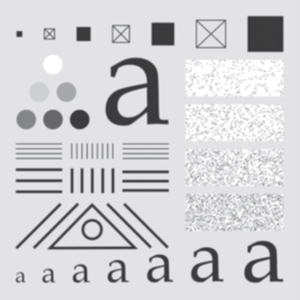
#> input picture images/butterworth_and_gaussian.png, 300 x 300 px
$ python assignment_4a.py
#> lines starting #> are read from the running program, lines starting #| are printed output that depends on the picture
import cv2
import numpy as np
import matplotlib.pyplot as plt


def add_gaussian_noise(img, mean=0, stddev=1):
#> called with mean = 0, stddev = 50
    gaussian_noise = np.random.normal(mean, stddev, img.shape)
    noisy_image = img + gaussian_noise
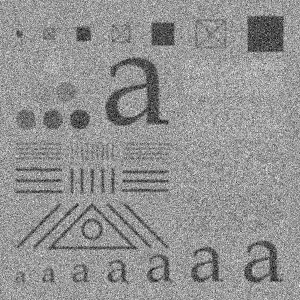
#> noisy_image: shape (300, 300) float64; min -108, max 442.6, mean 210; drawn with min black and max white
    noisy_image = np.clip(noisy_image, 0, 255)
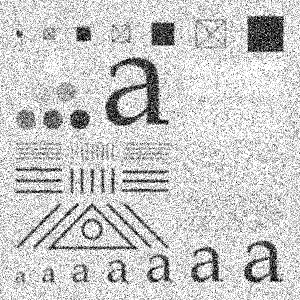
#> noisy_image: shape (300, 300) float64; min 0, max 255, mean 202.2
    return noisy_image.astype(np.uint8)


def butterworth_low_pass_filter(image, order, cut_off_frequency):
#> called with order = 4, cut_off_frequency = 40
    height, width = image.shape
#> height = 300; width = 300
    H = np.zeros(image.shape, dtype=np.float32)

    # frequncy_domain_image = np.fft.fft2(image)
    # frequncy_domain_image = np.fft.fftshift(frequncy_domain_image)
    frequency_domain_image = np.fft.fftshift(np.fft.fft2(image))
    n = order
    d0 = cut_off_frequency

    for i in range(height):
        for j in range(width):
            d = np.sqrt((i - height / 2) ** 2 + (j - width / 2) ** 2)
            H[i, j] = 1 / (1 + (d / d0) ** (2 * n))
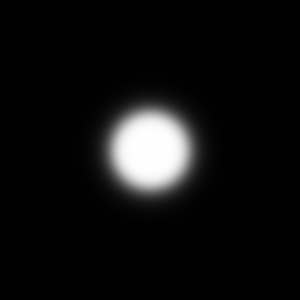
#> H: shape (300, 300) float32; min 1.6e-06, max 1, mean 0.062

    filteredImage = frequency_domain_image * H
    filteredImage = np.abs(np.fft.ifft2(filteredImage))
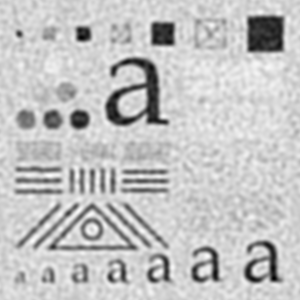
#> filteredImage: shape (300, 300) float64; min 16.24, max 258.8, mean 201.9; drawn with min black and max white
    filteredImage = filteredImage / 255
    return filteredImage


def gaussian_low_pass_filter(image, cut_off_frequency):
#> called with cut_off_frequency = 40
    frequency_domain_image = np.fft.fftshift(np.fft.fft2(image))

    D0 = cut_off_frequency
    height, width = image.shape
#> height = 300; width = 300
    H = np.zeros(image.shape, dtype=np.float32)
    for i in range(height):
        for j in range(width):
            d = np.sqrt((i-height/2)**2 + (j-width/2)**2)
            H[i, j] = np.exp(-(d**2) / (2 * (D0**2)))
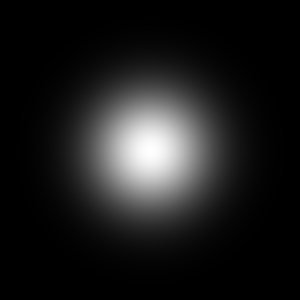
#> H: shape (300, 300) float32; min 7.81e-07, max 1, mean 0.112

    filtered_image = frequency_domain_image * H
    filtered_image = np.abs(np.fft.ifft2(filtered_image))
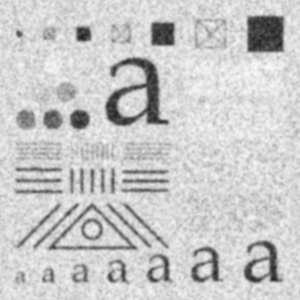
#> filtered_image: shape (300, 300) float64; min 32.26, max 249.8, mean 201.9
    filtered_image = filtered_image / 255
    return filtered_image


img = cv2.imread('./images/butterworth_and_gaussian.png', cv2.IMREAD_GRAYSCALE)
cutoff_freq = 40
noisy_image = add_gaussian_noise(img, mean=0, stddev= 50)
b_filtered_image = butterworth_low_pass_filter(noisy_image, 4, cutoff_freq)
g_filtered_image = gaussian_low_pass_filter(noisy_image, cutoff_freq)

plt.figure(figsize=(12, 6))
# display images
plt.subplot(2, 2, 1)
plt.imshow(img, cmap='gray')
plt.title('Original Image')

plt.subplot(2, 2, 2)
plt.imshow(noisy_image, cmap='gray')
plt.title('Gaussian Noisy Image')

plt.subplot(2, 2, 3)
plt.imshow(b_filtered_image, cmap='gray')
plt.title(f'Butterworth Low Pass Filter (D0={cutoff_freq})')

plt.subplot(2, 2, 4)
plt.imshow(g_filtered_image, cmap='gray')
plt.title(f'Gaussian Low Pass Filter(D0={cutoff_freq})')

plt.tight_layout()
plt.show()
